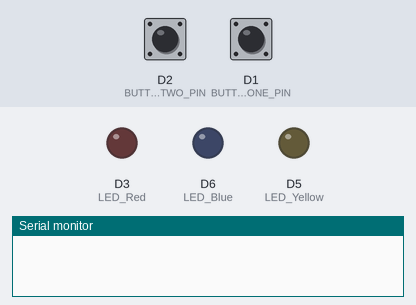
Simulated run of this program. Board: ESP8266 (NodeMCU). On the bench: output pins drawn as LEDs (lit = HIGH), the last lines printed to the serial monitor. The test bench sets the inputs (shaded band); at power-on: D2 (BUTTON_TWO_PIN) HIGH, D1 (BUTTON_ONE_PIN) HIGH.

Above: at 1.2 s.
1.3 s: D2 (BUTTON_TWO_PIN) pulled LOW for 0.15 s
At 2.0 s:
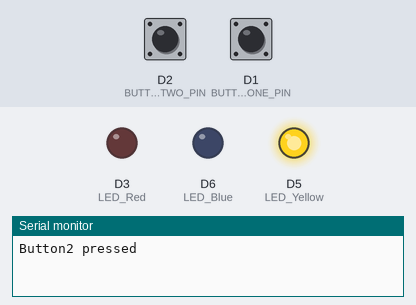
2.9 s: D1 (BUTTON_ONE_PIN) pulled LOW for 0.15 s
At 4.2 s:
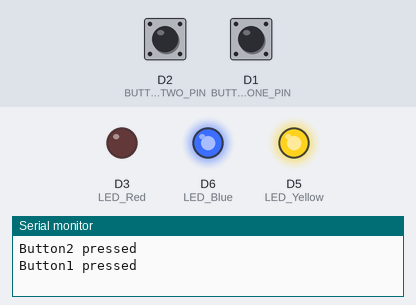
4.5 s: D2 (BUTTON_TWO_PIN) pulled LOW for 1 s
At 6.7 s:
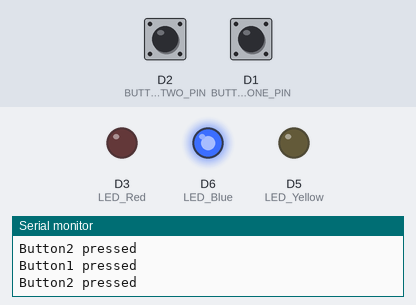
7.0 s: D1 (BUTTON_ONE_PIN) pulled LOW for 3.2 s
At 9.5 s:
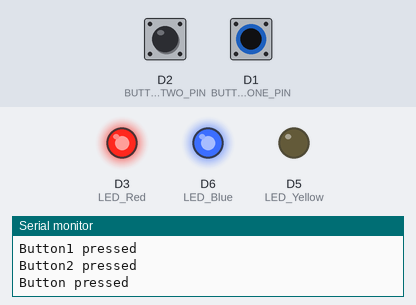
11.7 s: D1 (BUTTON_ONE_PIN) pulled LOW for 1 s
At 13.6 s:
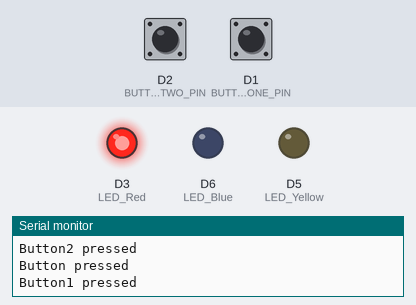
14.2 s: D2 (BUTTON_TWO_PIN) pulled LOW for 0.15 s
At 15.4 s:
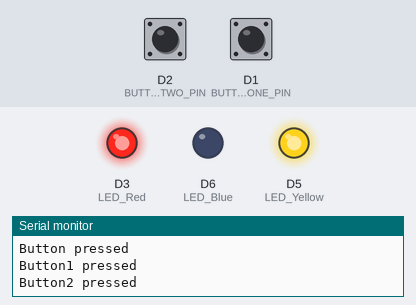
Timing chart, 0 to 16.8 s (numbered marks = the images above; inputs shaded):
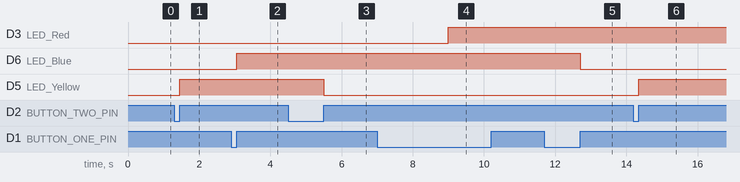

Measured:
- after the input at 1.3 s, D5 (LED_Yellow): LOW → HIGH after 0.15 s
- after the input at 2.9 s, D6 (LED_Blue): LOW → HIGH after 0.15 s
- after the input at 4.5 s, D5 (LED_Yellow): HIGH → LOW after 1.0 s
- after the input at 7.0 s, D3 (LED_Red): LOW → HIGH after 2.0 s
- after the input at 11.7 s, D6 (LED_Blue): HIGH → LOW after 1.0 s
- after the input at 14.2 s, D5 (LED_Yellow): LOW → HIGH after 0.15 s

The program:

main.cpp
```cpp
#include <Arduino.h>
#include <EasyButton.h>

#define BUTTON_ONE_PIN D1
#define BUTTON_TWO_PIN D2

#define LED_Red D3
#define LED_Yellow D5
#define LED_Blue D6

#define BAUDRATE 9600

EasyButton button1(BUTTON_ONE_PIN);
EasyButton button2(BUTTON_TWO_PIN);

void onButton1Pressed()
{
  Serial.println("Button1 pressed");
  if (digitalRead(LED_Blue) == HIGH)
    digitalWrite(LED_Blue, LOW);
  else
    digitalWrite(LED_Blue, HIGH);
}

void onButton2Pressed()
{
  Serial.println("Button2 pressed");
  if (digitalRead(LED_Yellow) == HIGH)
    digitalWrite(LED_Yellow, LOW);
  else
    digitalWrite(LED_Yellow, HIGH);
}

void onPressedForDuration()
{
  Serial.println("Button pressed");
  if (digitalRead(LED_Red) == HIGH)
    digitalWrite(LED_Red, LOW);
  else
    digitalWrite(LED_Red, HIGH);
}

void setup()
{
  Serial.begin(BAUDRATE);

  pinMode(LED_Red, OUTPUT);
  pinMode(LED_Yellow, OUTPUT);
  pinMode(LED_Blue, OUTPUT);
  pinMode(BUTTON_ONE_PIN, INPUT_PULLUP);
  pinMode(BUTTON_TWO_PIN, INPUT_PULLUP);

  button1.begin();
  button2.begin();

  button1.onPressed(onButton1Pressed);
  button2.onPressed(onButton2Pressed);
  button1.onPressedFor(2000, onPressedForDuration);
}

void loop()
{

  button1.read();
  button2.read();
}
```
